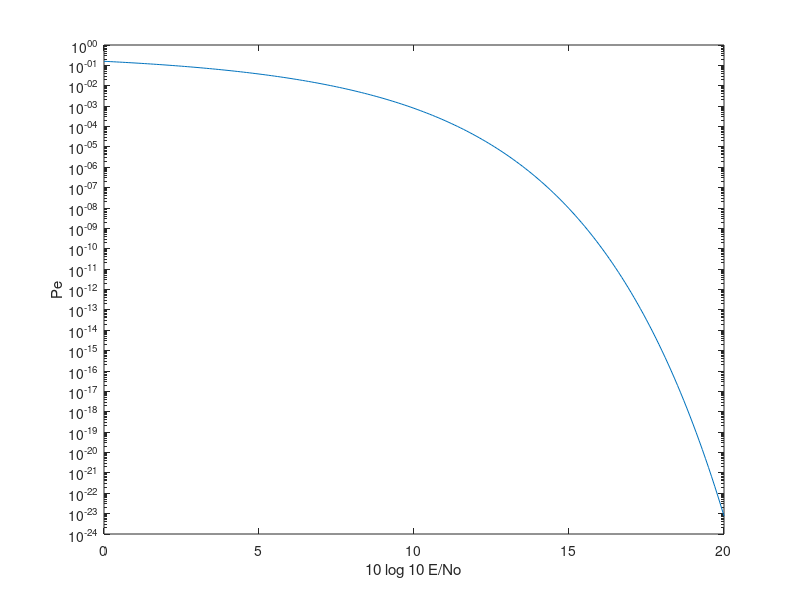

MATLAB code to generate this figure:
init_snr = 0;
max_snr = 20;
snr_step = 0.1;
snr_dB = init_snr:snr_step:max_snr;

% Initiation of vector with results
Pe = zeros(1, length(snr_dB));

for i = 1:length(snr_dB)
    % Conversion of SNR to dB
    snr = 10^(snr_dB(i)/10);
    
    % Calculation of Pe (Probability error) with use of erfc
    Pe(i) = 0.5 * erfc(sqrt(snr) / sqrt(2));
end

% Plotting
semilogy(snr_dB, Pe);
xlabel("10 log 10 E/No");
ylabel("Pe");
